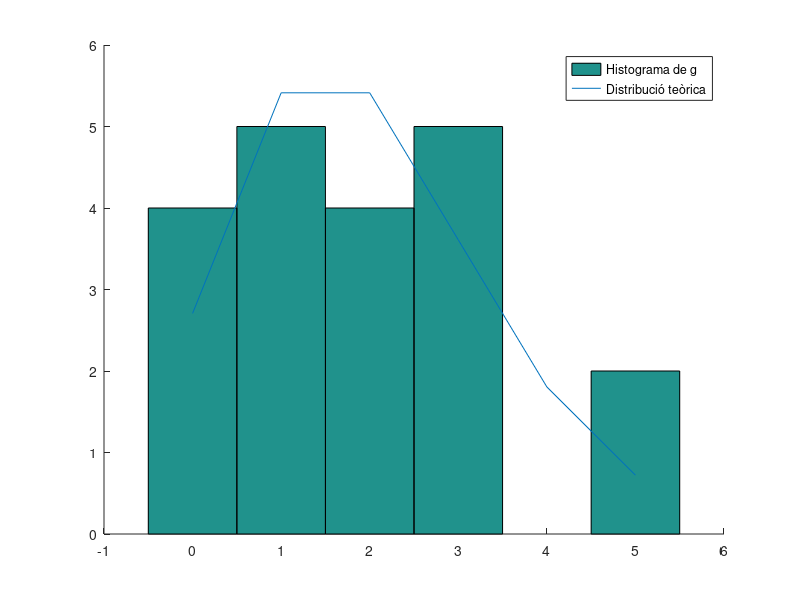
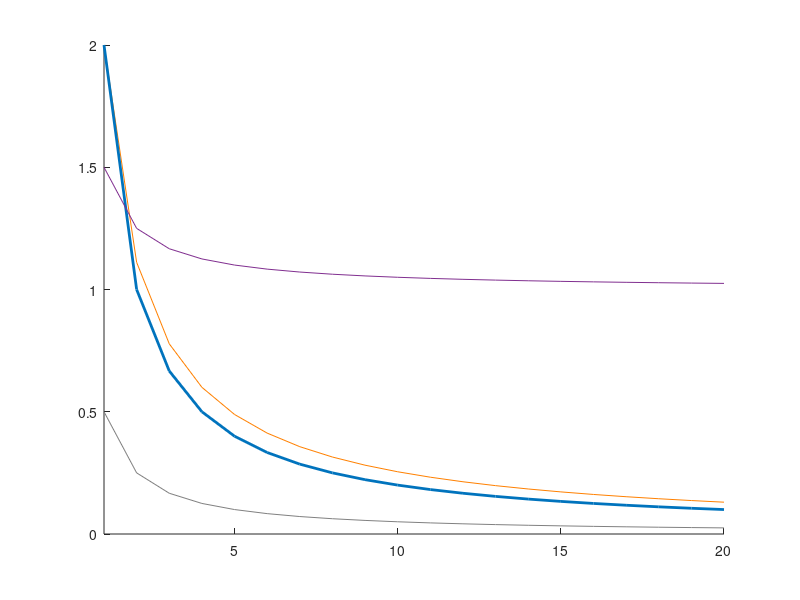

These figures' MATLAB source, in order: (Note: this script raises an error after producing the figures.)
%% Activitat 1

lambda = 2;
N = 20;
g = poissrnd(ones(N,1) * lambda);

%% Activitat 2

gs = 0:max(g);
figure(1); cla; hold on
hist(g, gs);
plot(gs, N * lambda.^gs * exp(-lambda) ./ factorial(gs));
legend('Histograma de g', 'Distribució teòrica');

%% Activitat 3

lambda_a = 2/(N*(N+1)) * (1:N) * g
lambda_b = sum(g) / N
lambda_c = sum(g) / (2*N)

%% Activitats 4, 5, 6

N = 1:20;
figure(2); cla; hold on
colors = { [1 .5 0], [0 .45 .74], [.5 0.18 0.56] };
xlim([N(1) N(end)]);

plot(lambda * (2*(2*N + 1)) ./ (3*N.*(N + 1)), 'Color', colors{1});
plot(lambda ./ N, 'LineWidth', 2, 'Color', colors{2});
plot(lambda ./ (4*N) + lambda^2 / 4, 'Color', colors{3});
plot(lambda ./ (4*N), 'Color', [.5 .5 .5]);

R = 1000;
lambdas = [];
for N = 1:20
    g = poissrnd(ones(N,R) * lambda);
    lambdas(N,:,1) = 2/(N*(N+1)) * (1:N) * g;
    lambdas(N,:,2) = sum(g, 1) / N;
    lambdas(N,:,3) = sum(g, 1) / (2*N);
end

for i = 1:3
    plot(mse(lambdas(:,:,i)', lambda), 'x', 'Color', colors{i});
    plot(mse(round(lambdas(:,:,i))', lambda), '*', 'Color', colors{i});
end

legend('MSE\{\lambda_A\}', 'MSE\{\lambda_B\} (CRB)', 'MSE\{\lambda_C\}', 'Var\{\lambda_C\}');

%% Utilitats

function e = mse(x_e, x)
    e = mean((x_e - x).^2);
end
